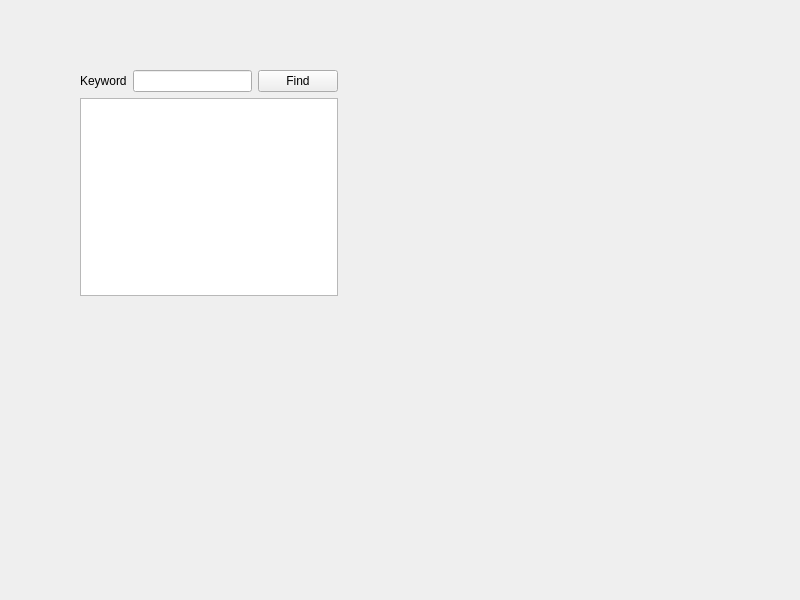
<?xml version="1.0" encoding="UTF-8"?>
<ui version="4.0">
 <class>TextFinder</class>
 <widget class="QWidget" name="TextFinder">
  <property name="geometry">
   <rect>
    <x>0</x>
    <y>0</y>
    <width>800</width>
    <height>600</height>
   </rect>
  </property>
  <property name="windowTitle">
   <string>TextFinder</string>
  </property>
  <widget class="QWidget" name="">
   <property name="geometry">
    <rect>
     <x>80</x>
     <y>70</y>
     <width>258</width>
     <height>226</height>
    </rect>
   </property>
   <layout class="QVBoxLayout" name="verticalLayout">
    <item>
     <layout class="QHBoxLayout" name="horizontalLayout">
      <item>
       <widget class="QLabel" name="label">
        <property name="text">
         <string>Keyword</string>
        </property>
       </widget>
      </item>
      <item>
       <widget class="QLineEdit" name="lineEdit"/>
      </item>
      <item>
       <widget class="QPushButton" name="findButton">
        <property name="text">
         <string>Find</string>
        </property>
       </widget>
      </item>
     </layout>
    </item>
    <item>
     <widget class="QTextEdit" name="textEdit"/>
    </item>
   </layout>
  </widget>
 </widget>
 <resources/>
 <connections/>
</ui>
